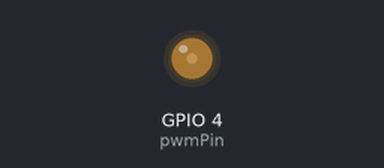
The sketch below on a simulated ESP32. On the bench: output pins drawn as LEDs (lit = HIGH).

Above: at 0.05 s.
At 1.25 s:
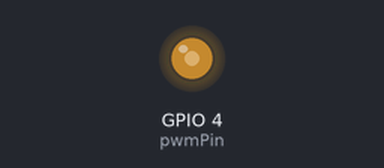
At 2.5 s:
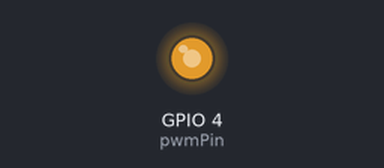
At 5.0 s:
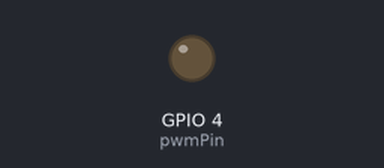
Timing chart, 0 to 6.5 s (numbered marks = the images above):
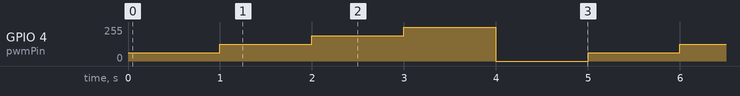

The sketch:

kad08_PWM.ino
```cpp
const int pwmPin = A10;

void setup() {
  ledcSetup(0, 12800, 8);
  ledcAttachPin(pwmPin, 0);
}

void loop() {
  ledcWrite(0, 63);
  delay(1000);
  ledcWrite(0, 127);
  delay(1000);
  ledcWrite(0, 191);
  delay(1000);
  ledcWrite(0, 255);
  delay(1000);
  ledcWrite(0, 0);
  delay(1000);
}
```

Measured:
- by itself, GPIO 4 (pwmPin): repeats every 5.0 s: 127/255 1.0 s, 190/255 1.0 s, 255/255 1.0 s, 0/255 1.0 s, 63/255 1.0 s
